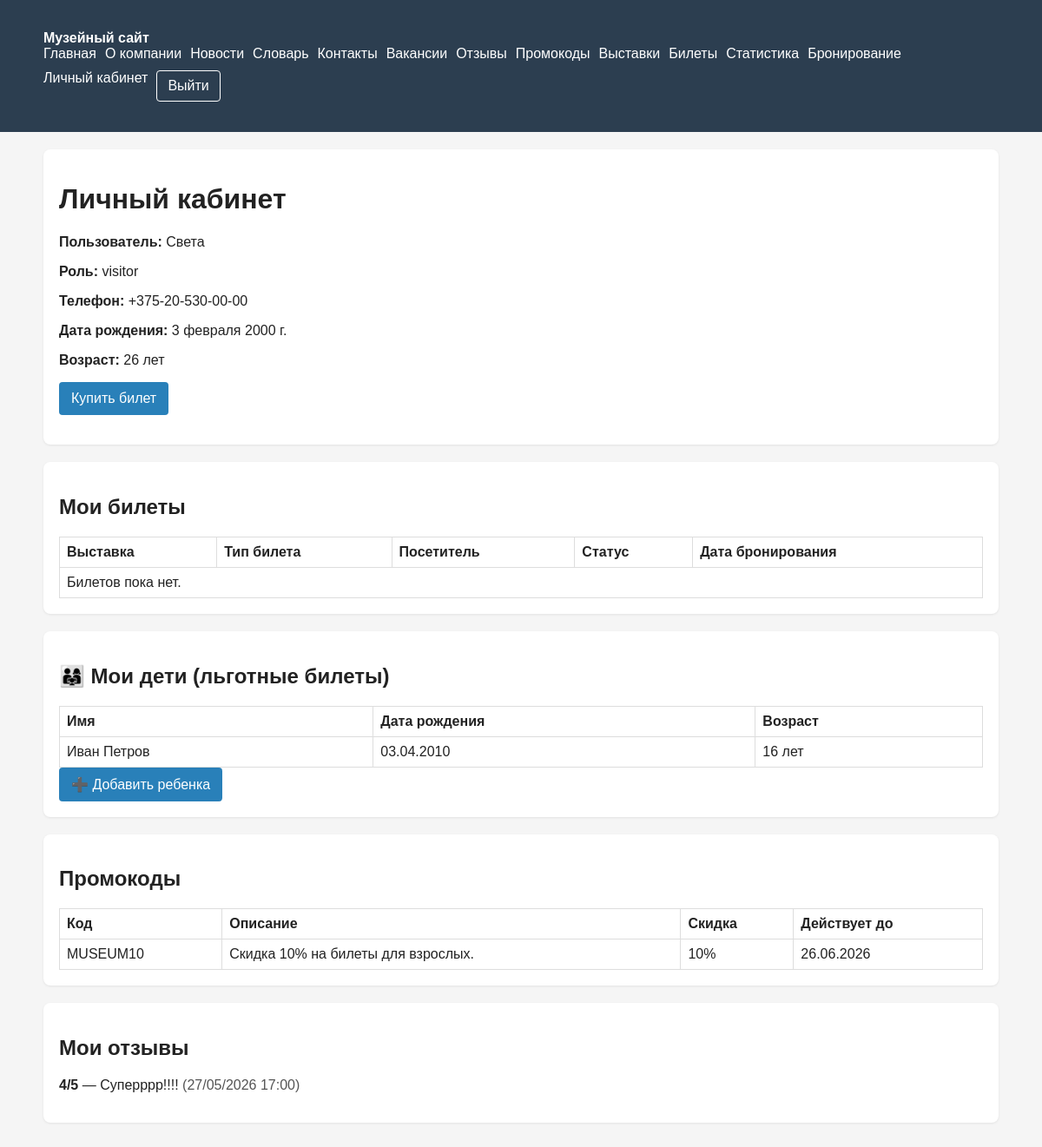
/cabinet/ (signed in), run on the app's committed database.
### museum/models.py (models this page shows, shortened)
class Profile(models.Model):
    user = models.OneToOneField(User, on_delete=models.CASCADE, related_name="profile")
    role = models.CharField(max_length=50, default="visitor")
    bio = models.TextField(blank=True)

class Visitor(models.Model):
    user = models.OneToOneField(User, on_delete=models.CASCADE, related_name="visitor")
    phone = models.CharField(max_length=30, blank=True)
    favorite_museum = models.ForeignKey(Museum, on_delete=models.SET_NULL, null=True, blank=True)
    birth_date = models.DateField(null=True, blank=True, validators=[validate_age_18_plus], verbose_name="Дата рождения")
    is_parent = models.BooleanField(default=False, verbose_name="Законный представитель")
    @property
    def age(self):
        if self.birth_date:
            today = date.today()
            return today.year - self.birth_date.year - ((today.month, today.day) < (self.birth_date.month, self.birth_date.day))
        return None

class Child(models.Model):
    parent = models.ForeignKey(
        'Visitor',
        on_delete=models.CASCADE,
        related_name="children"
    )
    first_name = models.CharField(max_length=100, verbose_name="Имя")
    last_name = models.CharField(max_length=100, blank=True, verbose_name="Фамилия")
    birth_date = models.DateField(verbose_name="Дата рождения")
    created_at = models.DateTimeField(auto_now_add=True)
    @property
    def age(self):
        from datetime import date
        if self.birth_date:
            today = date.today()
            age = today.year - self.birth_date.year - ((today.month, today.day) < (self.birth_date.month, self.birth_date.day))
            return age
        return None
    class Meta:
        verbose_name = "Ребенок"
        verbose_name_plural = "Дети"

class PromoCode(models.Model):
    code = models.CharField(max_length=50, unique=True)
    description = models.TextField(blank=True)
    discount = models.PositiveIntegerField(default=0)
    is_active = models.BooleanField(default=True)
    valid_from = models.DateField(null=True, blank=True)
    valid_to = models.DateField(null=True, blank=True)
    created_at = models.DateTimeField(auto_now_add=True)

class Review(models.Model):
    visitor = models.ForeignKey("Visitor", on_delete=models.SET_NULL, null=True, blank=True, related_name="reviews")
    author_name = models.CharField(max_length=120, blank=True)
    rating = models.PositiveSmallIntegerField(validators=[MinValueValidator(1), MaxValueValidator(5)])
    text = models.TextField()
    image = models.FileField(upload_to="reviews/", blank=True, null=True)
    created_at = models.DateTimeField(auto_now_add=True)

### museum/views.py (the view, shortened to what this page needs)
# urls.py: path("cabinet/", cabinet_view, name="cabinet"),
@login_required
def cabinet_view(request):
    profile, _ = Profile.objects.get_or_create(user=request.user, defaults={"role": "visitor"})
    visitor, _ = Visitor.objects.get_or_create(user=request.user)
    tickets = Ticket.objects.filter(visitor=visitor).select_related("exhibition")
    reviews = Review.objects.filter(visitor=visitor).order_by("-created_at")
    active_promocodes = PromoCode.objects.filter(is_active=True).order_by("-created_at")
    guide = None
    assigned_exhibits = Exhibit.objects.none()
    guided_tours = Tour.objects.none()
    return render(
        request,
        "museum/cabinet.html",
        {
            "tickets": tickets,
            "reviews": reviews,
            "profile": profile,
            "active_promocodes": active_promocodes,
            "guide": guide,
            "assigned_exhibits": assigned_exhibits,
            "guided_tours": guided_tours,
        },
    )

### templates/museum/cabinet.html (shortened to what this page needs)
{% extends 'base.html' %}
{% block content %}
<div class="panel">
    <h1>Личный кабинет</h1>
    <p><strong>Пользователь:</strong> {{ user.username }}</p>
    <p><strong>Роль:</strong> {{ profile.role|default:'visitor' }}</p>
    <p><strong>Телефон:</strong> {{ user.visitor.phone|default:'не указано' }}</p>
    <p><strong>Дата рождения:</strong> {{ user.visitor.birth_date|default:'не указана' }}</p>
    <p><strong>Возраст:</strong> {{ user.visitor.age|default:'—' }} лет</p>
    {% if profile.role == 'visitor' %}
        <p><a class="btn" href="{% url 'museum:booking' %}">Купить билет</a></p>
    {% endif %}
</div>
<div class="panel">
    <h2>Мои билеты</h2>
    <table class="table">
        <thead>
            <tr>
                <th>Выставка</th>
                <th>Тип билета</th>
                <th>Посетитель</th>
                <th>Статус</th>
                <th>Дата бронирования</th>
            </tr>
        </thead>
        <tbody>
            {% for ticket in tickets %}
            <tr>
                <td>{{ ticket.exhibition.title }}</td>
                <td>
                    {% if ticket.visitor_type == 'child' %}
                        🧒 Детский (льготный)
                    {% else %}
                        👤 Взрослый
                    {% endif %}
                </td>
                <td>
                    {% if ticket.child_visitor %}
                        {{ ticket.child_visitor.first_name }} {{ ticket.child_visitor.last_name }} (ребенок)
                    {% else %}
                        {{ user.username }}
                    {% endif %}
                </td>
                <td>{{ ticket.get_status_display }}</td>
                <td>{{ ticket.created_at|date:'d/m/Y H:i' }}</td>
            </tr>
            {% empty %}
                <tr><td colspan="5">Билетов пока нет.</td></tr>
            {% endfor %}
        </tbody>
    </table>
</div>
<div class="panel">
    <h2>👨‍👩‍👧 Мои дети (льготные билеты)</h2>
    {% if user.visitor.children.all %}
        <table class="table">
            <thead>
                <tr>
                    <th>Имя</th>
                    <th>Дата рождения</th>
                    <th>Возраст</th>
                </tr>
            </thead>
            <tbody>
                {% for child in user.visitor.children.all %}
                <tr>
                    <td>{{ child.first_name }} {{ child.last_name }}</td>
                    <td>{{ child.birth_date|date:'d.m.Y' }}</td>
                    <td>{{ child.age }} лет</td>
                </tr>
                {% endfor %}
            </tbody>
        </table>
    {% else %}
        <p>Дети не добавлены. Добавьте ребенка, чтобы покупать для него льготные билеты.</p>
    {% endif %}
    <a href="{% url 'museum:add-child' %}" class="btn">➕ Добавить ребенка</a>
</div>
<div class="panel">
    <h2>Промокоды</h2>
    <table>
        <tr><th>Код</th><th>Описание</th><th>Скидка</th><th>Действует до</th></tr>
        {% for promocode in active_promocodes %}
            <tr>
                <td>{{ promocode.code }}</td>
                <td>{{ promocode.description|default:'—' }}</td>
                <td>{{ promocode.discount }}%</td>
                <td>{% if promocode.valid_to %}{{ promocode.valid_to|date:'d.m.Y' }}{% else %}Без срока{% endif %}</td>
            </tr>
        {% empty %}
            <tr><td colspan="4">Активных промокодов нет.</td></tr>
        {% endfor %}
    </table>
</div>
<div class="panel">
    <h2>Мои отзывы</h2>
    {% for review in reviews %}
        <p><strong>{{ review.rating }}/5</strong> — {{ review.text }} <span class="muted">({{ review.created_at|date:'d/m/Y H:i' }})</span></p>
    {% empty %}
        <p>Отзывы пока не добавлены.</p>
    {% endfor %}
</div>
{% endblock %}

### templates/base.html (style rules this page uses)
body { font-family: Arial, sans-serif; margin: 0; background: #f5f5f5; color: #222; }
.panel { background: #fff; padding: 18px; border-radius: 8px; margin-bottom: 20px; box-shadow: 0 1px 3px rgba(0,0,0,0.08); }
table { width: 100%; border-collapse: collapse; }
th, td { border: 1px solid #ddd; padding: 8px; text-align: left; }
.btn { display: inline-block; padding: 10px 14px; background: #2980b9; color: #fff; text-decoration: none; border-radius: 4px; border: 0; cursor: pointer; }
.muted { color: #555; }

### data on the page
Profile: role "visitor"
Child: first_name "Иван", last_name "Петров", birth_date "03.04.2010", age "16"
PromoCode: code "MUSEUM10", description "Скидка 10% на билеты для взрослых.", discount "10", valid_to "26.06.2026"
Review: rating "4", text "Суперррр!!!!", created_at "27/05/2026 17:00"

### other printed values
{{ user.username }} "Света"
{{ user.visitor.phone|default:'не указано' }} "+375-20-530-00-00"
{{ user.visitor.birth_date|default:'не указана' }} "3 февраля 2000 г."
{{ user.visitor.age|default:'—' }} "26"
